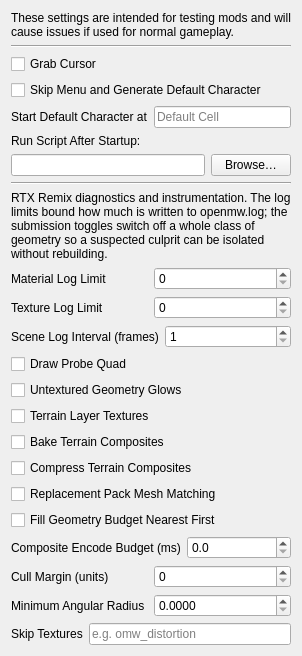
     <widget class="QWidget" name="Testing">
      <attribute name="title">
       <string>Testing</string>
      </attribute>
      <layout class="QVBoxLayout">
       <item>
        <widget class="QLabel" name="testingLabel">
         <property name="text">
          <string>These settings are intended for testing mods and will cause issues if used for normal gameplay.</string>
         </property>
         <property name="wordWrap">
          <bool>true</bool>
         </property>
        </widget>
       </item>
       <item>
        <widget class="Line" name="testingLine">
         <property name="orientation">
          <enum>Qt::Horizontal</enum>
         </property>
        </widget>
       </item>
       <item>
        <widget class="QCheckBox" name="grabCursorCheckBox">
         <property name="toolTip">
          <string>&lt;html&gt;&lt;head/&gt;&lt;body&gt;&lt;p&gt;OpenMW will capture control of the cursor if this setting is true.&lt;/p&gt;&lt;p&gt;In “look mode”, OpenMW will center the cursor regardless of the value of this setting (since the cursor/crosshair is always centered in the OpenMW window). However, in GUI mode, this setting determines the behavior when the cursor is moved outside the OpenMW window. If true, the cursor movement stops at the edge of the window preventing access to other applications. If false, the cursor is allowed to move freely on the desktop.&lt;/p&gt;&lt;p&gt;This setting does not apply to the screen where escape has been pressed, where the cursor is never captured. Regardless of this setting “Alt-Tab” or some other operating system dependent key sequence can be used to allow the operating system to regain control of the mouse cursor. This setting interacts with the minimize on focus loss setting by affecting what counts as a focus loss. Specifically on a two-screen configuration it may be more convenient to access the second screen with setting disabled.&lt;/p&gt;&lt;p&gt;Note for developers: it’s desirable to have this setting disabled when running the game in a debugger, to prevent the mouse cursor from becoming unusable when the game pauses on a breakpoint.&lt;/p&gt;&lt;/body&gt;&lt;/html&gt;</string>
         </property>
         <property name="text">
          <string>Grab Cursor</string>
         </property>
        </widget>
       </item>
       <item>
        <widget class="QCheckBox" name="skipMenuCheckBox">
         <property name="text">
          <string>Skip Menu and Generate Default Character</string>
         </property>
        </widget>
       </item>
       <item>
        <layout class="QHBoxLayout" name="startDefaultCharacterAtHorizontalLayout">
         <item>
          <spacer name="startDefaultCharacterAtHorizontalSpacer">
           <property name="orientation">
            <enum>Qt::Horizontal</enum>
           </property>
           <property name="sizeType">
            <enum>QSizePolicy::Fixed</enum>
           </property>
           <property name="sizeHint" stdset="0">
            <size>
             <width>0</width>
             <height>0</height>
            </size>
           </property>
          </spacer>
         </item>
         <item>
          <widget class="QLabel" name="startDefaultCharacterAtLabel">
           <property name="text">
            <string>Start Default Character at</string>
           </property>
          </widget>
         </item>
         <item>
          <widget class="QLineEdit" name="startDefaultCharacterAtField">
           <property name="placeholderText">
            <string>Default Cell</string>
           </property>
          </widget>
         </item>
        </layout>
       </item>
       <item>
        <widget class="QLabel" name="label">
         <property name="text">
          <string>Run Script After Startup:</string>
         </property>
        </widget>
       </item>
       <item>
        <layout class="QHBoxLayout" name="runScriptAfterStartupHorizontalLayout">
         <item>
          <widget class="QLineEdit" name="runScriptAfterStartupField"/>
         </item>
         <item>
          <widget class="QPushButton" name="runScriptAfterStartupBrowseButton">
           <property name="text">
            <string>Browse…</string>
           </property>
          </widget>
         </item>
        </layout>
       </item>
       <item>
        <widget class="Line" name="remixTestingLine">
         <property name="orientation">
          <enum>Qt::Horizontal</enum>
         </property>
        </widget>
       </item>
       <item>
        <widget class="QLabel" name="remixTestingLabel">
         <property name="text">
          <string>RTX Remix diagnostics and instrumentation. The log limits bound how much is written to openmw.log; the submission toggles switch off a whole class of geometry so a suspected culprit can be isolated without rebuilding.</string>
         </property>
         <property name="wordWrap">
          <bool>true</bool>
         </property>
        </widget>
       </item>
       <item>
        <layout class="QHBoxLayout" name="remixMaterialLogLimitLayout">
         <item>
          <widget class="QLabel" name="remixMaterialLogLimitLabel">
           <property name="toolTip">
            <string>Maximum per-material log lines. These identify which file a wrong-looking surface came from, and are also most of a large openmw.log. 0 switches them off.</string>
           </property>
           <property name="text">
            <string>Material Log Limit</string>
           </property>
          </widget>
         </item>
         <item>
          <widget class="QSpinBox" name="remixMaterialLogLimit">
           <property name="toolTip">
            <string>Maximum per-material log lines. These identify which file a wrong-looking surface came from, and are also most of a large openmw.log. 0 switches them off.</string>
           </property>
         <property name="minimum">
            <number>0</number>
           </property>
           <property name="maximum">
            <number>65535</number>
           </property>
           <property name="singleStep">
            <number>256</number>
           </property>
          </widget>
         </item>
        </layout>
       </item>
       <item>
        <layout class="QHBoxLayout" name="remixTextureLogLimitLayout">
         <item>
          <widget class="QLabel" name="remixTextureLogLimitLabel">
           <property name="toolTip">
            <string>Maximum per-texture log lines. The hash in each can be pasted into Remix's texture list to get from a thumbnail that looks wrong back to the file. 0 switches them off.</string>
           </property>
           <property name="text">
            <string>Texture Log Limit</string>
           </property>
          </widget>
         </item>
         <item>
          <widget class="QSpinBox" name="remixTextureLogLimit">
           <property name="toolTip">
            <string>Maximum per-texture log lines. The hash in each can be pasted into Remix's texture list to get from a thumbnail that looks wrong back to the file. 0 switches them off.</string>
           </property>
         <property name="minimum">
            <number>0</number>
           </property>
           <property name="maximum">
            <number>65535</number>
           </property>
           <property name="singleStep">
            <number>256</number>
           </property>
          </widget>
         </item>
        </layout>
       </item>
       <item>
        <layout class="QHBoxLayout" name="remixSceneLogFramesLayout">
         <item>
          <widget class="QLabel" name="remixSceneLogFramesLabel">
           <property name="toolTip">
            <string>Frames between scene summary lines. 600 is 20-40 seconds at path-traced frame times, which is too coarse to catch a transient state.</string>
           </property>
           <property name="text">
            <string>Scene Log Interval (frames)</string>
           </property>
          </widget>
         </item>
         <item>
          <widget class="QSpinBox" name="remixSceneLogFrames">
           <property name="toolTip">
            <string>Frames between scene summary lines. 600 is 20-40 seconds at path-traced frame times, which is too coarse to catch a transient state.</string>
           </property>
         <property name="minimum">
            <number>1</number>
           </property>
           <property name="maximum">
            <number>100000</number>
           </property>
           <property name="singleStep">
            <number>60</number>
           </property>
          </widget>
         </item>
        </layout>
       </item>
       <item>
        <widget class="QCheckBox" name="remixProbeQuadCheckBox">
         <property name="toolTip">
          <string>Draws a bright quad in front of the camera. Separates a broken submission path from wrong world transforms.</string>
         </property>
         <property name="text">
          <string>Draw Probe Quad</string>
         </property>
        </widget>
       </item>
       <item>
        <widget class="QCheckBox" name="remixUntexturedEmissiveCheckBox">
         <property name="toolTip">
          <string>Makes surfaces that fell back to the untextured material self-lit, which is how they get found.</string>
         </property>
         <property name="text">
          <string>Untextured Geometry Glows</string>
         </property>
        </widget>
       </item>
       <item>
        <widget class="QCheckBox" name="remixTerrainLayersCheckBox">
         <property name="toolTip">
          <string>Submit terrain as its per-layer textures. Off falls back to a single baked composite per chunk.</string>
         </property>
         <property name="text">
          <string>Terrain Layer Textures</string>
         </property>
        </widget>
       </item>
       <item>
        <widget class="QCheckBox" name="remixTerrainCompositeCheckBox">
         <property name="toolTip">
          <string>Bake terrain layers into one composite texture per chunk. Superseded by the layer path above.</string>
         </property>
         <property name="text">
          <string>Bake Terrain Composites</string>
         </property>
        </widget>
       </item>
       <item>
        <widget class="QCheckBox" name="remixCompositeCompressCheckBox">
         <property name="toolTip">
          <string>Block-compress composites before upload. Costs encode time, saves a large amount of video memory.</string>
         </property>
         <property name="text">
          <string>Compress Terrain Composites</string>
         </property>
        </widget>
       </item>
       <item>
        <widget class="QCheckBox" name="remixPackMatchingCheckBox">
         <property name="toolTip">
          <string>Compute mesh identities the way Remix's own D3D9 path would, so a pack authored against a Morrowind capture can bind. Off submits geometry no pack can replace.</string>
         </property>
         <property name="text">
          <string>Replacement Pack Mesh Matching</string>
         </property>
        </widget>
       </item>
       <item>
        <widget class="QCheckBox" name="remixBudgetNearestFirstCheckBox">
         <property name="toolTip">
          <string>Spend the per-frame geometry budget on the nearest drawables. Off submits in traversal order.</string>
         </property>
         <property name="text">
          <string>Fill Geometry Budget Nearest First</string>
         </property>
        </widget>
       </item>
       <item>
        <layout class="QHBoxLayout" name="remixCompositeBudgetMsLayout">
         <item>
          <widget class="QLabel" name="remixCompositeBudgetMsLabel">
           <property name="toolTip">
            <string>Per-frame millisecond budget for composite encoding, 0 for none. Deferring leaves a chunk untextured for a frame, trading a visible pop for a shorter frame.</string>
           </property>
           <property name="text">
            <string>Composite Encode Budget (ms)</string>
           </property>
          </widget>
         </item>
         <item>
          <widget class="QDoubleSpinBox" name="remixCompositeBudgetMs">
           <property name="toolTip">
            <string>Per-frame millisecond budget for composite encoding, 0 for none. Deferring leaves a chunk untextured for a frame, trading a visible pop for a shorter frame.</string>
           </property>
         <property name="decimals">
          <number>1</number>
         </property>
         <property name="minimum">
            <double>0.0</double>
           </property>
           <property name="maximum">
            <double>100.0</double>
           </property>
           <property name="singleStep">
            <double>0.5</double>
           </property>
          </widget>
         </item>
        </layout>
       </item>
       <item>
        <layout class="QHBoxLayout" name="remixCullMarginLayout">
         <item>
          <widget class="QLabel" name="remixCullMarginLabel">
           <property name="toolTip">
            <string>Distance by which the cull frustum is expanded. A path tracer needs off-screen geometry for shadows and reflections. A cell is 8192 units across.</string>
           </property>
           <property name="text">
            <string>Cull Margin (units)</string>
           </property>
          </widget>
         </item>
         <item>
          <widget class="QDoubleSpinBox" name="remixCullMargin">
           <property name="toolTip">
            <string>Distance by which the cull frustum is expanded. A path tracer needs off-screen geometry for shadows and reflections. A cell is 8192 units across.</string>
           </property>
         <property name="decimals">
          <number>0</number>
         </property>
         <property name="minimum">
            <double>0.0</double>
           </property>
           <property name="maximum">
            <double>65536.0</double>
           </property>
           <property name="singleStep">
            <double>256.0</double>
           </property>
          </widget>
         </item>
        </layout>
       </item>
       <item>
        <layout class="QHBoxLayout" name="remixMinAngularRadiusLayout">
         <item>
          <widget class="QLabel" name="remixMinAngularRadiusLabel">
           <property name="toolTip">
            <string>Smallest angular radius a drawable may subtend before it is culled as too small to resolve. Roughly one pixel at 1440p. 0 switches the test off.</string>
           </property>
           <property name="text">
            <string>Minimum Angular Radius</string>
           </property>
          </widget>
         </item>
         <item>
          <widget class="QDoubleSpinBox" name="remixMinAngularRadius">
           <property name="toolTip">
            <string>Smallest angular radius a drawable may subtend before it is culled as too small to resolve. Roughly one pixel at 1440p. 0 switches the test off.</string>
           </property>
         <property name="decimals">
          <number>4</number>
         </property>
         <property name="minimum">
            <double>0.0</double>
           </property>
           <property name="maximum">
            <double>1.0</double>
           </property>
           <property name="singleStep">
            <double>0.0005</double>
           </property>
          </widget>
         </item>
        </layout>
       </item>
       <item>
        <layout class="QHBoxLayout" name="remixSkipTexturesLayout">
         <item>
          <widget class="QLabel" name="remixSkipTexturesLabel">
           <property name="text">
            <string>Skip Textures</string>
           </property>
          </widget>
         </item>
         <item>
          <widget class="QLineEdit" name="remixSkipTexturesField">
           <property name="toolTip">
            <string>Texture path fragments to treat as non-surface passes rather than albedo, comma or semicolon separated. OpenMW submits post-process style passes as ordinary geometry, and handing one to a path tracer as an albedo draws it as a solid surface.</string>
           </property>
           <property name="placeholderText">
            <string>e.g. omw_distortion</string>
           </property>
          </widget>
         </item>
        </layout>
       </item>
       <item>
        <spacer>
         <property name="orientation">
          <enum>Qt::Vertical</enum>
         </property>
         <property name="sizeHint" stdset="0">
          <size>
           <width>0</width>
           <height>0</height>
          </size>
         </property>
        </spacer>
       </item>
      </layout>
     </widget>
